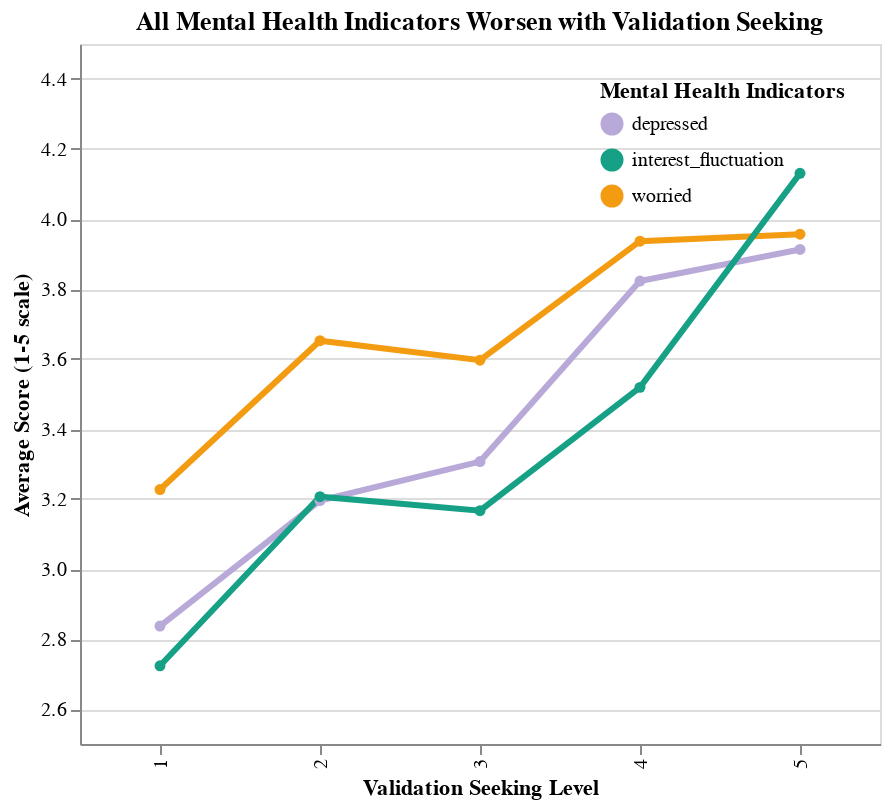
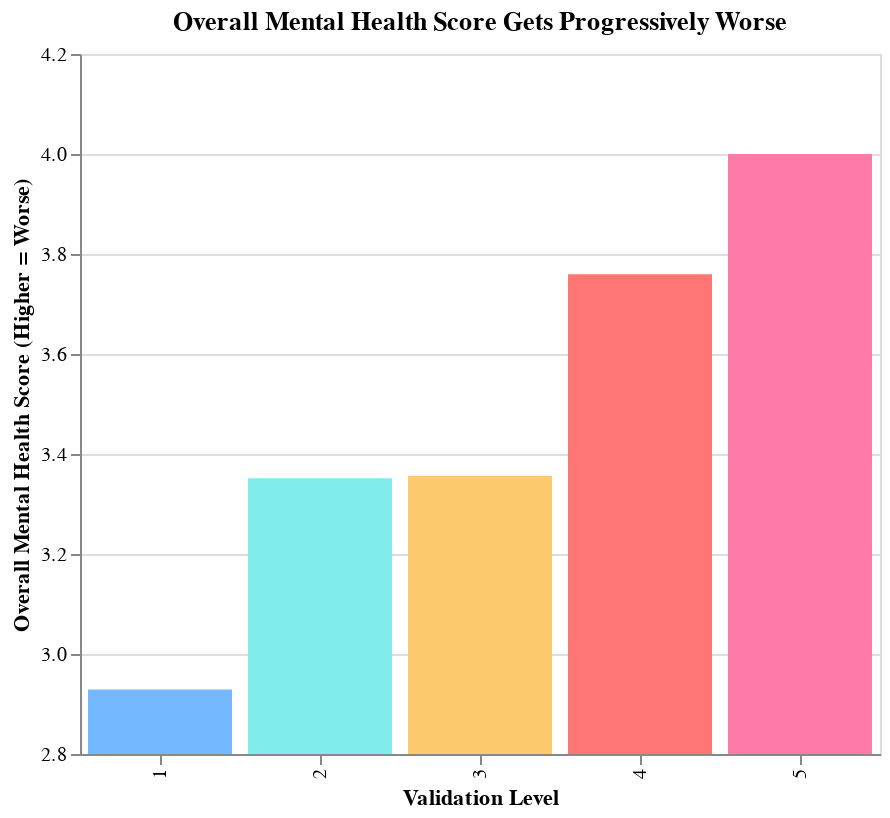
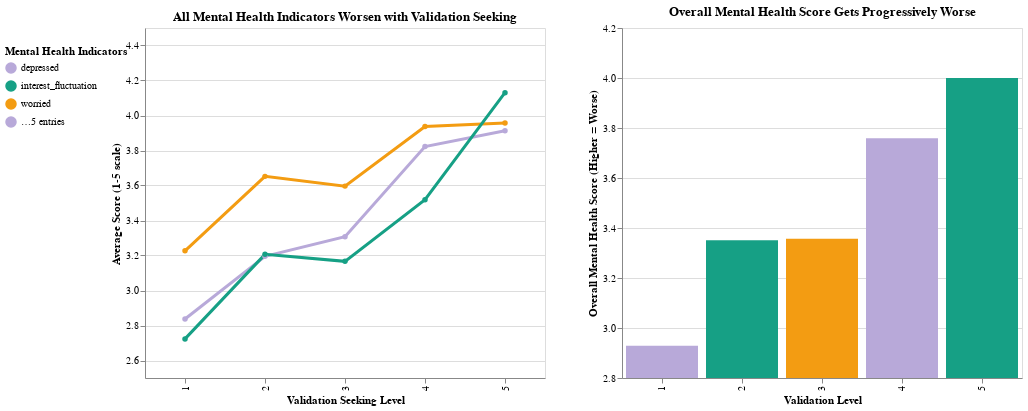

The notebook cell these images were saved under, in order:
### Code cell
# Test each chart individually
print("Line chart:")
display(mental_health_trends)

print("Bar chart:")
display(mental_health_overall)

print("Combined:")
display(viz2_final)

### Figure 1 — Vega-Lite specification as saved in the notebook (floating-point values rounded to 4 significant figures; data arrays with more than 128 entries replaced by an {"elided": "..."} marker saying what was removed)
{"config": {"view": {"continuousWidth": 300, "continuousHeight": 300}}, "data": {"name": "data-c2940d42c12410fd63bbdcac94bbb25f"}, "mark": {"type": "line", "point": true, "strokeWidth": 3}, "encoding": {"color": {"field": "mental_health_aspect", "legend": {"orient": "top-right", "symbolLimit": 4, "title": "Mental Health Indicators"}, "scale": {"range": ["#B8A9D9", "#16A085", "#F39C12"]}, "type": "nominal"}, "tooltip": [{"field": "validation_seeking", "type": "ordinal"}, {"field": "mental_health_aspect", "type": "nominal"}, {"aggregate": "mean", "field": "score", "type": "quantitative"}], "x": {"field": "validation_seeking", "title": "Validation Seeking Level", "type": "ordinal"}, "y": {"aggregate": "mean", "field": "score", "scale": {"domain": [2.5, 4.5]}, "title": "Average Score (1-5 scale)", "type": "quantitative"}}, "height": 350, "title": "All Mental Health Indicators Worsen with Validation Seeking", "transform": [{"fold": ["worried", "depressed", "interest_fluctuation"], "as": ["mental_health_aspect", "score"]}], "width": 400, "$schema": "https://vega.github.io/schema/vega-lite/v5.20.1.json", "datasets": {"data-c2940d42c12410fd63bbdcac94bbb25f": {"elided": "449 records"}}}

### Figure 2 — Vega-Lite specification as saved in the notebook (floating-point values rounded to 4 significant figures; data arrays with more than 128 entries replaced by an {"elided": "..."} marker saying what was removed)
{"config": {"view": {"continuousWidth": 300, "continuousHeight": 300}}, "data": {"name": "data-c2940d42c12410fd63bbdcac94bbb25f"}, "mark": {"type": "bar"}, "encoding": {"color": {"field": "validation_seeking", "legend": null, "scale": {"range": ["#74B9FF", "#81ECEC", "#FDCB6E", "#FF7675", "#FD79A8"]}, "type": "ordinal"}, "tooltip": [{"field": "validation_seeking", "type": "ordinal"}, {"aggregate": "mean", "field": "mental_health_score", "type": "quantitative"}, {"aggregate": "count", "type": "quantitative"}], "x": {"field": "validation_seeking", "title": "Validation Level", "type": "ordinal"}, "y": {"aggregate": "mean", "field": "mental_health_score", "scale": {"domain": [2.8, 4.2]}, "title": "Overall Mental Health Score (Higher = Worse)", "type": "quantitative"}}, "height": 350, "title": "Overall Mental Health Score Gets Progressively Worse", "width": 400, "$schema": "https://vega.github.io/schema/vega-lite/v5.20.1.json", "datasets": {"data-c2940d42c12410fd63bbdcac94bbb25f": {"elided": "449 records"}}}

### Figure 3 — Vega-Lite specification as saved in the notebook (floating-point values rounded to 4 significant figures; data arrays with more than 128 entries replaced by an {"elided": "..."} marker saying what was removed)
{"config": {"view": {"continuousWidth": 300, "continuousHeight": 300}}, "hconcat": [{"mark": {"type": "line", "point": true, "strokeWidth": 3}, "encoding": {"color": {"field": "mental_health_aspect", "legend": {"orient": "top-right", "symbolLimit": 4, "title": "Mental Health Indicators"}, "scale": {"range": ["#B8A9D9", "#16A085", "#F39C12"]}, "type": "nominal"}, "tooltip": [{"field": "validation_seeking", "type": "ordinal"}, {"field": "mental_health_aspect", "type": "nominal"}, {"aggregate": "mean", "field": "score", "type": "quantitative"}], "x": {"field": "validation_seeking", "title": "Validation Seeking Level", "type": "ordinal"}, "y": {"aggregate": "mean", "field": "score", "scale": {"domain": [2.5, 4.5]}, "title": "Average Score (1-5 scale)", "type": "quantitative"}}, "height": 350, "title": "All Mental Health Indicators Worsen with Validation Seeking", "transform": [{"fold": ["worried", "depressed", "interest_fluctuation"], "as": ["mental_health_aspect", "score"]}], "width": 400}, {"mark": {"type": "bar"}, "encoding": {"color": {"field": "validation_seeking", "legend": null, "scale": {"range": ["#74B9FF", "#81ECEC", "#FDCB6E", "#FF7675", "#FD79A8"]}, "type": "ordinal"}, "tooltip": [{"field": "validation_seeking", "type": "ordinal"}, {"aggregate": "mean", "field": "mental_health_score", "type": "quantitative"}, {"aggregate": "count", "type": "quantitative"}], "x": {"field": "validation_seeking", "title": "Validation Level", "type": "ordinal"}, "y": {"aggregate": "mean", "field": "mental_health_score", "scale": {"domain": [2.8, 4.2]}, "title": "Overall Mental Health Score (Higher = Worse)", "type": "quantitative"}}, "height": 350, "title": "Overall Mental Health Score Gets Progressively Worse", "width": 400}], "data": {"name": "data-c2940d42c12410fd63bbdcac94bbb25f"}, "spacing": 40, "$schema": "https://vega.github.io/schema/vega-lite/v5.20.1.json", "datasets": {"data-c2940d42c12410fd63bbdcac94bbb25f": {"elided": "449 records"}}}
